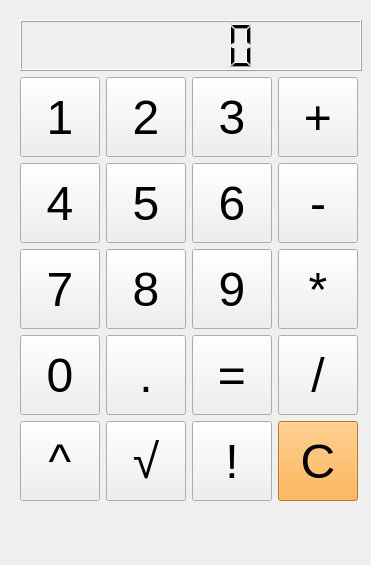
<?xml version="1.0" encoding="UTF-8"?>
<ui version="4.0">
 <class>Form</class>
 <widget class="QWidget" name="Form">
  <property name="geometry">
   <rect>
    <x>0</x>
    <y>0</y>
    <width>371</width>
    <height>565</height>
   </rect>
  </property>
  <property name="windowTitle">
   <string>Form</string>
  </property>
  <widget class="QWidget" name="layoutWidget">
   <property name="geometry">
    <rect>
     <x>20</x>
     <y>20</y>
     <width>342</width>
     <height>481</height>
    </rect>
   </property>
   <layout class="QVBoxLayout" name="verticalLayout">
    <item>
     <widget class="QLCDNumber" name="table"/>
    </item>
    <item>
     <layout class="QGridLayout" name="gridLayout">
      <item row="2" column="1">
       <widget class="QPushButton" name="btn8">
        <property name="minimumSize">
         <size>
          <width>80</width>
          <height>80</height>
         </size>
        </property>
        <property name="maximumSize">
         <size>
          <width>80</width>
          <height>80</height>
         </size>
        </property>
        <property name="font">
         <font>
          <family>Helvetica</family>
          <pointsize>36</pointsize>
         </font>
        </property>
        <property name="text">
         <string>8</string>
        </property>
        <attribute name="buttonGroup">
         <string notr="true">buttonGroup_digits</string>
        </attribute>
       </widget>
      </item>
      <item row="0" column="1">
       <widget class="QPushButton" name="btn2">
        <property name="minimumSize">
         <size>
          <width>80</width>
          <height>80</height>
         </size>
        </property>
        <property name="maximumSize">
         <size>
          <width>80</width>
          <height>80</height>
         </size>
        </property>
        <property name="font">
         <font>
          <family>Helvetica</family>
          <pointsize>36</pointsize>
         </font>
        </property>
        <property name="text">
         <string>2</string>
        </property>
        <attribute name="buttonGroup">
         <string notr="true">buttonGroup_digits</string>
        </attribute>
       </widget>
      </item>
      <item row="0" column="3">
       <widget class="QPushButton" name="btn_plus">
        <property name="minimumSize">
         <size>
          <width>80</width>
          <height>80</height>
         </size>
        </property>
        <property name="maximumSize">
         <size>
          <width>80</width>
          <height>80</height>
         </size>
        </property>
        <property name="font">
         <font>
          <family>Helvetica</family>
          <pointsize>36</pointsize>
         </font>
        </property>
        <property name="text">
         <string>+</string>
        </property>
        <attribute name="buttonGroup">
         <string notr="true">buttonGroup_binary</string>
        </attribute>
       </widget>
      </item>
      <item row="3" column="2">
       <widget class="QPushButton" name="btn_eq">
        <property name="minimumSize">
         <size>
          <width>80</width>
          <height>80</height>
         </size>
        </property>
        <property name="maximumSize">
         <size>
          <width>80</width>
          <height>80</height>
         </size>
        </property>
        <property name="font">
         <font>
          <family>Helvetica</family>
          <pointsize>36</pointsize>
         </font>
        </property>
        <property name="text">
         <string>=</string>
        </property>
       </widget>
      </item>
      <item row="3" column="0">
       <widget class="QPushButton" name="btn0">
        <property name="minimumSize">
         <size>
          <width>80</width>
          <height>80</height>
         </size>
        </property>
        <property name="maximumSize">
         <size>
          <width>80</width>
          <height>80</height>
         </size>
        </property>
        <property name="font">
         <font>
          <family>Helvetica</family>
          <pointsize>36</pointsize>
         </font>
        </property>
        <property name="text">
         <string>0</string>
        </property>
        <attribute name="buttonGroup">
         <string notr="true">buttonGroup_digits</string>
        </attribute>
       </widget>
      </item>
      <item row="3" column="3">
       <widget class="QPushButton" name="btn_div">
        <property name="minimumSize">
         <size>
          <width>80</width>
          <height>80</height>
         </size>
        </property>
        <property name="maximumSize">
         <size>
          <width>80</width>
          <height>80</height>
         </size>
        </property>
        <property name="font">
         <font>
          <family>Helvetica</family>
          <pointsize>36</pointsize>
         </font>
        </property>
        <property name="text">
         <string>/</string>
        </property>
        <attribute name="buttonGroup">
         <string notr="true">buttonGroup_binary</string>
        </attribute>
       </widget>
      </item>
      <item row="0" column="0">
       <widget class="QPushButton" name="btn1">
        <property name="minimumSize">
         <size>
          <width>80</width>
          <height>80</height>
         </size>
        </property>
        <property name="maximumSize">
         <size>
          <width>80</width>
          <height>80</height>
         </size>
        </property>
        <property name="font">
         <font>
          <family>Helvetica</family>
          <pointsize>36</pointsize>
         </font>
        </property>
        <property name="text">
         <string>1</string>
        </property>
        <attribute name="buttonGroup">
         <string notr="true">buttonGroup_digits</string>
        </attribute>
       </widget>
      </item>
      <item row="2" column="2">
       <widget class="QPushButton" name="btn9">
        <property name="minimumSize">
         <size>
          <width>80</width>
          <height>80</height>
         </size>
        </property>
        <property name="maximumSize">
         <size>
          <width>80</width>
          <height>80</height>
         </size>
        </property>
        <property name="font">
         <font>
          <family>Helvetica</family>
          <pointsize>36</pointsize>
         </font>
        </property>
        <property name="text">
         <string>9</string>
        </property>
        <attribute name="buttonGroup">
         <string notr="true">buttonGroup_digits</string>
        </attribute>
       </widget>
      </item>
      <item row="3" column="1">
       <widget class="QPushButton" name="btn_dot">
        <property name="minimumSize">
         <size>
          <width>80</width>
          <height>80</height>
         </size>
        </property>
        <property name="maximumSize">
         <size>
          <width>80</width>
          <height>80</height>
         </size>
        </property>
        <property name="font">
         <font>
          <family>Helvetica</family>
          <pointsize>36</pointsize>
         </font>
        </property>
        <property name="text">
         <string>.</string>
        </property>
       </widget>
      </item>
      <item row="0" column="2">
       <widget class="QPushButton" name="btn3">
        <property name="minimumSize">
         <size>
          <width>80</width>
          <height>80</height>
         </size>
        </property>
        <property name="maximumSize">
         <size>
          <width>80</width>
          <height>80</height>
         </size>
        </property>
        <property name="font">
         <font>
          <family>Helvetica</family>
          <pointsize>36</pointsize>
         </font>
        </property>
        <property name="text">
         <string>3</string>
        </property>
        <attribute name="buttonGroup">
         <string notr="true">buttonGroup_digits</string>
        </attribute>
       </widget>
      </item>
      <item row="1" column="0">
       <widget class="QPushButton" name="btn4">
        <property name="minimumSize">
         <size>
          <width>80</width>
          <height>80</height>
         </size>
        </property>
        <property name="maximumSize">
         <size>
          <width>80</width>
          <height>80</height>
         </size>
        </property>
        <property name="font">
         <font>
          <family>Helvetica</family>
          <pointsize>36</pointsize>
         </font>
        </property>
        <property name="text">
         <string>4</string>
        </property>
        <attribute name="buttonGroup">
         <string notr="true">buttonGroup_digits</string>
        </attribute>
       </widget>
      </item>
      <item row="1" column="1">
       <widget class="QPushButton" name="btn5">
        <property name="minimumSize">
         <size>
          <width>80</width>
          <height>80</height>
         </size>
        </property>
        <property name="maximumSize">
         <size>
          <width>80</width>
          <height>80</height>
         </size>
        </property>
        <property name="font">
         <font>
          <family>Helvetica</family>
          <pointsize>36</pointsize>
         </font>
        </property>
        <property name="text">
         <string>5</string>
        </property>
        <attribute name="buttonGroup">
         <string notr="true">buttonGroup_digits</string>
        </attribute>
       </widget>
      </item>
      <item row="2" column="0">
       <widget class="QPushButton" name="btn7">
        <property name="minimumSize">
         <size>
          <width>80</width>
          <height>80</height>
         </size>
        </property>
        <property name="maximumSize">
         <size>
          <width>80</width>
          <height>80</height>
         </size>
        </property>
        <property name="font">
         <font>
          <family>Helvetica</family>
          <pointsize>36</pointsize>
         </font>
        </property>
        <property name="text">
         <string>7</string>
        </property>
        <attribute name="buttonGroup">
         <string notr="true">buttonGroup_digits</string>
        </attribute>
       </widget>
      </item>
      <item row="1" column="2">
       <widget class="QPushButton" name="btn6">
        <property name="minimumSize">
         <size>
          <width>80</width>
          <height>80</height>
         </size>
        </property>
        <property name="maximumSize">
         <size>
          <width>80</width>
          <height>80</height>
         </size>
        </property>
        <property name="font">
         <font>
          <family>Helvetica</family>
          <pointsize>36</pointsize>
         </font>
        </property>
        <property name="text">
         <string>6</string>
        </property>
        <attribute name="buttonGroup">
         <string notr="true">buttonGroup_digits</string>
        </attribute>
       </widget>
      </item>
      <item row="1" column="3">
       <widget class="QPushButton" name="btn_minus">
        <property name="minimumSize">
         <size>
          <width>80</width>
          <height>80</height>
         </size>
        </property>
        <property name="maximumSize">
         <size>
          <width>80</width>
          <height>80</height>
         </size>
        </property>
        <property name="font">
         <font>
          <family>Helvetica</family>
          <pointsize>36</pointsize>
         </font>
        </property>
        <property name="text">
         <string>-</string>
        </property>
        <attribute name="buttonGroup">
         <string notr="true">buttonGroup_binary</string>
        </attribute>
       </widget>
      </item>
      <item row="2" column="3">
       <widget class="QPushButton" name="btn_mult">
        <property name="minimumSize">
         <size>
          <width>80</width>
          <height>80</height>
         </size>
        </property>
        <property name="maximumSize">
         <size>
          <width>80</width>
          <height>80</height>
         </size>
        </property>
        <property name="font">
         <font>
          <family>Helvetica</family>
          <pointsize>36</pointsize>
         </font>
        </property>
        <property name="text">
         <string>*</string>
        </property>
        <attribute name="buttonGroup">
         <string notr="true">buttonGroup_binary</string>
        </attribute>
       </widget>
      </item>
      <item row="4" column="0">
       <widget class="QPushButton" name="btn_pow">
        <property name="minimumSize">
         <size>
          <width>80</width>
          <height>80</height>
         </size>
        </property>
        <property name="maximumSize">
         <size>
          <width>80</width>
          <height>80</height>
         </size>
        </property>
        <property name="font">
         <font>
          <family>Helvetica</family>
          <pointsize>36</pointsize>
         </font>
        </property>
        <property name="text">
         <string>^</string>
        </property>
        <attribute name="buttonGroup">
         <string notr="true">buttonGroup_binary</string>
        </attribute>
       </widget>
      </item>
      <item row="4" column="1">
       <widget class="QPushButton" name="btn_sqrt">
        <property name="minimumSize">
         <size>
          <width>80</width>
          <height>80</height>
         </size>
        </property>
        <property name="maximumSize">
         <size>
          <width>80</width>
          <height>80</height>
         </size>
        </property>
        <property name="font">
         <font>
          <family>Helvetica</family>
          <pointsize>36</pointsize>
         </font>
        </property>
        <property name="text">
         <string>√</string>
        </property>
       </widget>
      </item>
      <item row="4" column="2">
       <widget class="QPushButton" name="btn_fact">
        <property name="minimumSize">
         <size>
          <width>80</width>
          <height>80</height>
         </size>
        </property>
        <property name="maximumSize">
         <size>
          <width>80</width>
          <height>80</height>
         </size>
        </property>
        <property name="font">
         <font>
          <family>Helvetica</family>
          <pointsize>36</pointsize>
         </font>
        </property>
        <property name="text">
         <string>!</string>
        </property>
       </widget>
      </item>
      <item row="4" column="3">
       <widget class="QPushButton" name="btn_clear">
        <property name="minimumSize">
         <size>
          <width>80</width>
          <height>80</height>
         </size>
        </property>
        <property name="maximumSize">
         <size>
          <width>80</width>
          <height>80</height>
         </size>
        </property>
        <property name="font">
         <font>
          <family>Helvetica</family>
          <pointsize>36</pointsize>
         </font>
        </property>
        <property name="styleSheet">
         <string notr="true">background-color: rgb(254, 166, 43);</string>
        </property>
        <property name="text">
         <string>С</string>
        </property>
       </widget>
      </item>
     </layout>
    </item>
   </layout>
  </widget>
 </widget>
 <resources/>
 <connections/>
 <buttongroups>
  <buttongroup name="buttonGroup_binary"/>
  <buttongroup name="buttonGroup_digits"/>
 </buttongroups>
</ui>
